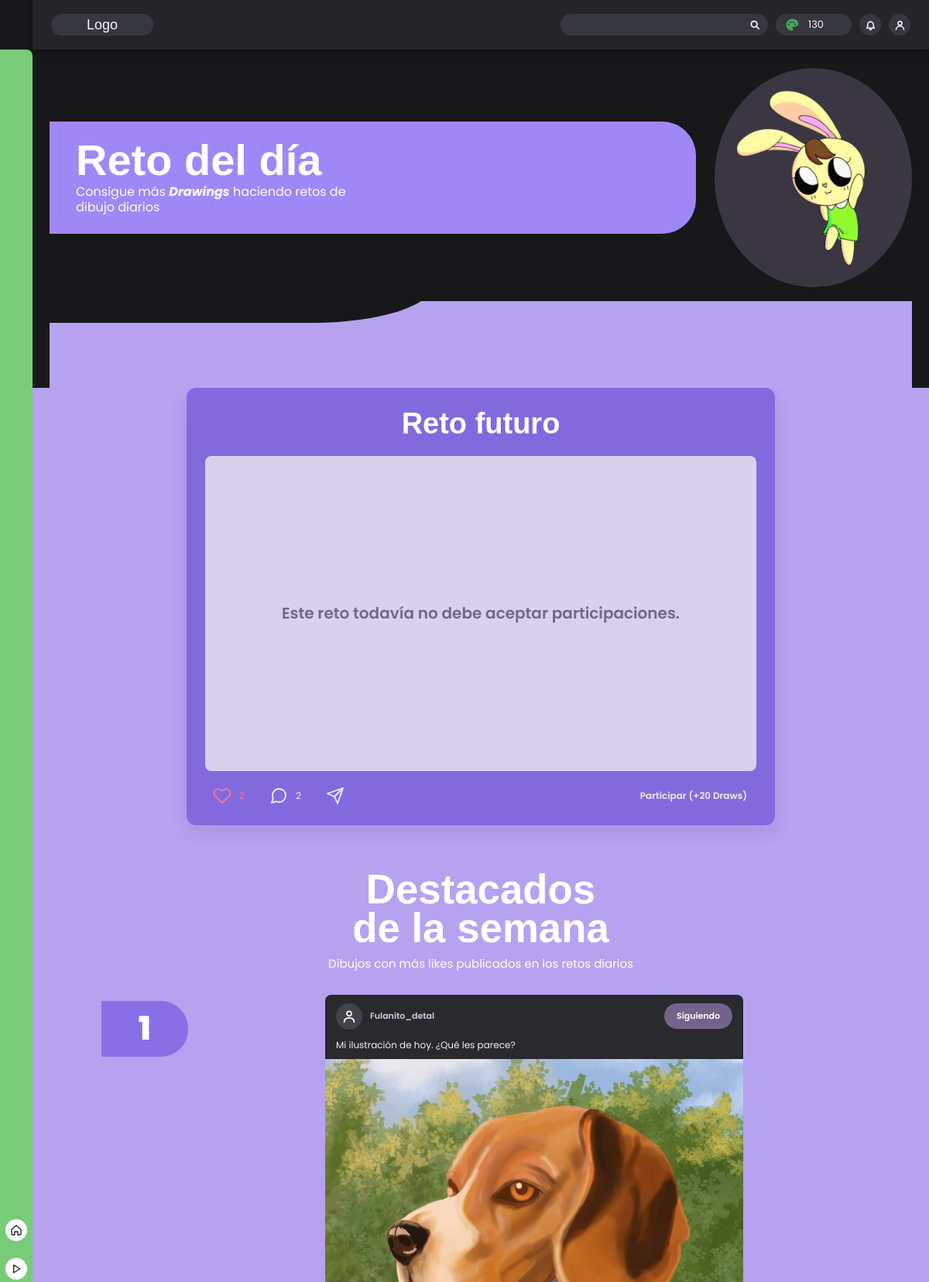
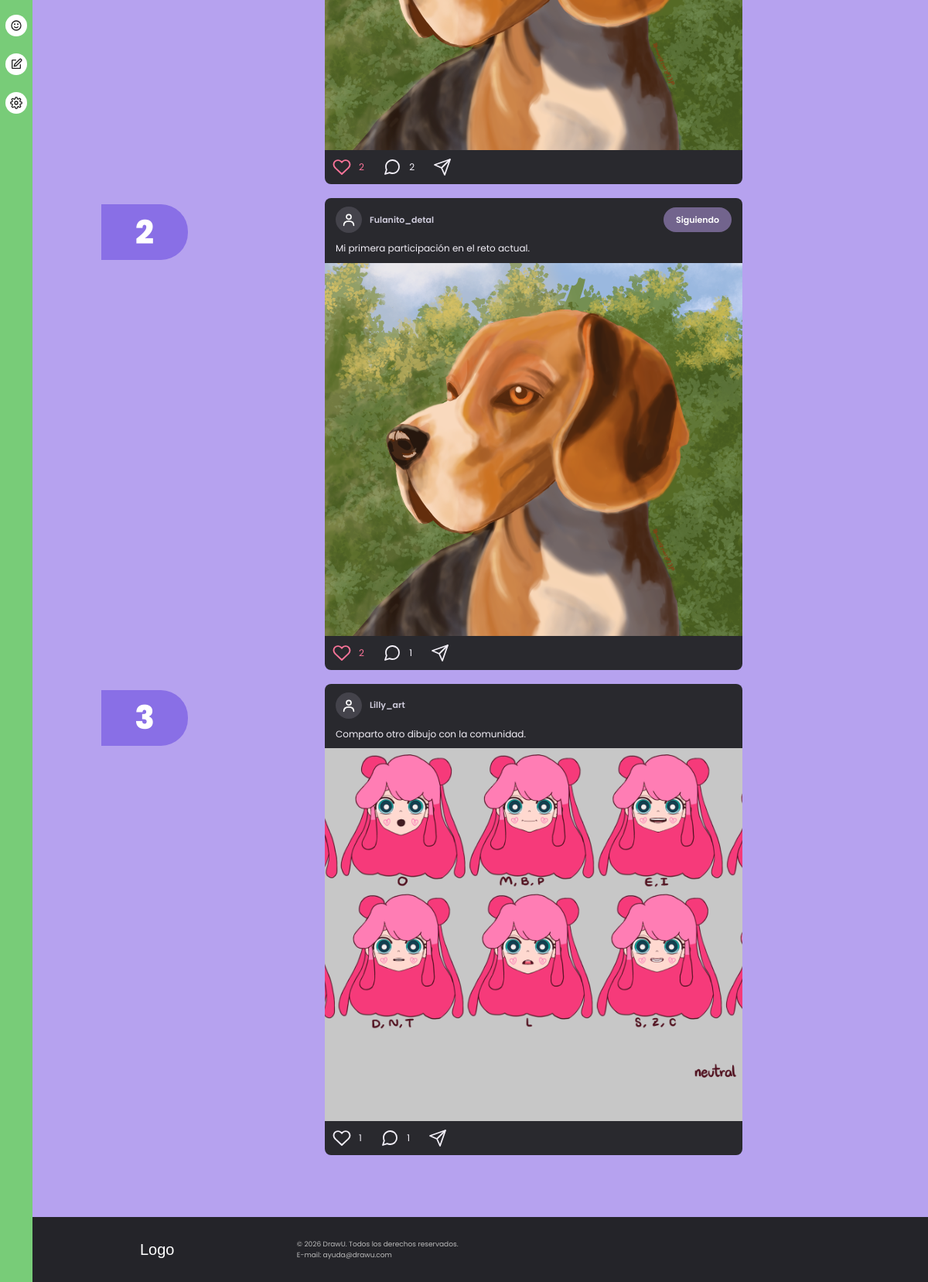
Screenshot of /views/reto_dia.php (signed in) with the database file from the repository (2 pictures, top to bottom).
### tables this page shows
CREATE TABLE retos_del_dia (
    id_reto INT UNSIGNED NOT NULL AUTO_INCREMENT,
    titulo VARCHAR(160) NOT NULL,
    descripcion TEXT DEFAULT NULL,
    ruta_imagen VARCHAR(500) DEFAULT NULL,
    fecha_creacion TIMESTAMP NOT NULL DEFAULT current_timestamp(),
    fecha_inicio DATE NOT NULL,
    fecha_fin DATE NOT NULL,
    PRIMARY KEY (id_reto),
    CONSTRAINT chk_reto_fechas
        CHECK (fecha_fin >= fecha_inicio)
);

### views/conexion.php (called while the page is built, shortened)
<?php
function conexion(): PDO
{
    static $pdo = null;
    if ($pdo instanceof PDO) {
        return $pdo;
    }
    $config = [
        'host' => '127.0.0.1',
        'port' => PUERTO_DANI,
        'db'   => 'drawu',
        'user' => 'root',
        'pass' => PASS_DANI,
    ];
    $dsn = sprintf(
        'mysql:host=%s;port=%d;dbname=%s;charset=utf8mb4',
        $config['host'],
        (int) $config['port'],
        $config['db']
    );
    $pdo = new PDO($dsn, $config['user'], $config['pass'], [
        PDO::ATTR_ERRMODE            => PDO::ERRMODE_EXCEPTION,
        PDO::ATTR_DEFAULT_FETCH_MODE => PDO::FETCH_ASSOC,
        PDO::ATTR_EMULATE_PREPARES   => false,
    ]);
    return $pdo;
}

### views/includes/app.php (called while the page is built, shortened)
<?php
require_once __DIR__ . '/../conexion.php';
function e($valor): string
{
    return htmlspecialchars((string) $valor, ENT_QUOTES, 'UTF-8');
}
function url(?string $ruta): string
{
    $ruta = trim((string) $ruta);
    if ($ruta === '') {
        return '';
    }
    return '../' . ltrim($ruta, './');
}
function idUsuarioActual(): ?int
{
    return isset($_SESSION['id_usuario']) ? (int) $_SESSION['id_usuario'] : null;
}
function usuarioActual(bool $recargar = false): ?array
{
    static $usuario = null;
    $id = idUsuarioActual();
    if ($usuario === null || $recargar) {
        $usuario = obtenerUsuario($id) ?: null;
    }
    return $usuario;
}
function obtenerUsuario(int $idUsuario): ?array
{
    $consulta = conexion()->prepare('CALL sp_drawu_obtener_usuario(?)');
    try {
        $consulta->execute([$idUsuario]);
        return $consulta->fetch(PDO::FETCH_ASSOC) ?: null;
    } finally {
        $consulta->closeCursor();
    }
}
function requerirLogin(bool $exigirMascota = true): array
{
    $usuario = usuarioActual();
    return $usuario;
}
function obtenerPublicaciones(array $filtros = [], int $limite = 20): array
{
    $yo = idUsuarioActual() ?? 0;
    $donde = [
        'NOT EXISTS (
            SELECT 1 FROM bloqueos b
            WHERE b.id_bloqueador = :yo_b
            AND b.id_bloqueado = p.id_usuario
        )',
        "(p.id_comunidad IS NULL
          OR p.comunidad_privacidad = 'publica'
          OR EXISTS (
              SELECT 1 FROM comunidades_usuarios cu
              WHERE cu.id_comunidad = p.id_comunidad
              AND cu.id_usuario = :yo_m
          ))"
    ];
    $parametros = [
        ':yo_b' => $yo,
        ':yo_m' => $yo,
        ':yo_l' => $yo,
        ':yo_s' => $yo
    ];
    foreach (['id_comunidad', 'id_usuario', 'id_reto'] as $campo) {
        if (!empty($filtros[$campo])) {
            $donde[] = "p.$campo = :$campo";
            $parametros[":$campo"] = (int) $filtros[$campo];
        }
    }
    if (!empty($filtros['solo_con_imagen'])) {
        $donde[] = "p.ruta_imagen IS NOT NULL
                    AND p.ruta_imagen <> ''";
    }
    $orden = ($filtros['orden'] ?? 'recientes') === 'likes'
        ? 'p.total_likes DESC, p.fecha_publicacion DESC'
        : 'p.fecha_publicacion DESC, p.id_publicacion DESC';
    $limite = max(1, (int) $limite);
    $sql = "SELECT
                p.*,
                EXISTS (
                    SELECT 1 FROM likes_publicaciones l
                    WHERE l.id_publicacion = p.id_publicacion
                    AND l.id_usuario = :yo_l
                ) AS liked,
                EXISTS (
                    SELECT 1 FROM seguimientos s
                    WHERE s.id_seguidor = :yo_s
                    AND s.id_seguido = p.id_usuario
                ) AS siguiendo
            FROM vista_publicaciones_detalle p
            WHERE " . implode(' AND ', $donde) . "
            ORDER BY $orden
            LIMIT $limite";
    $consulta = conexion()->prepare($sql);
    $consulta->execute($parametros);
    return $consulta->fetchAll();
}
function obtenerRetoActual(): ?array
{
    $consulta = conexion()->prepare('CALL sp_drawu_obtener_reto_actual()');
    try {
        $consulta->execute();
        return $consulta->fetch(PDO::FETCH_ASSOC) ?: null;
    } finally {
        $consulta->closeCursor();
    }
}

### views/reto_dia.php (the view, shortened to what this page needs)
<?php
require_once __DIR__ . '/includes/app.php';
$usuario = requerirLogin();
$retoDb = obtenerRetoActual();
$idRetoActual = $retoDb ? (int) $retoDb['id_reto'] : 0;
$retoDelDia = [
    'id' => $idRetoActual ?: 'reto-kirby-paisaje',
    'titulo' => $retoDb['titulo'] ?? 'Reto: Kirby paisaje',
    'descripcion' => $retoDb['descripcion'] ?? 'Consigue más Drawings haciendo retos de dibujo diarios.',
    'imagen_reto' => url($retoDb['ruta_imagen'] ?? ''),
    'imagen_personaje' => url($usuario['mascota_imagen'] ?? ''),
];
$destacados = $idRetoActual > 0
    ? obtenerPublicaciones(['id_reto' => $idRetoActual, 'orden' => 'likes'], 6)
    : [];
if (empty($destacados)) {
    $destacados = obtenerPublicaciones(['solo_con_imagen' => true, 'orden' => 'likes'], 3);
}
$postPrincipal = $destacados[0] ?? null;
$idPostPrincipal = $postPrincipal ? (int) $postPrincipal['id_publicacion'] : 0;
$likesPrincipal = $postPrincipal ? (int) $postPrincipal['total_likes'] : 0;
$comentariosPrincipal = $postPrincipal ? (int) $postPrincipal['total_comentarios'] : 0;
$likedPrincipal = !empty($postPrincipal['liked']);
?>
<!DOCTYPE html>
<html lang="es">
<head>
    <link
        href="https://cdn.jsdelivr.net/npm/bootstrap@5.3.8/dist/css/bootstrap.min.css"
        rel="stylesheet"
    >
    <link rel="stylesheet" href="../assets/css/style.css?v=<?= filemtime(__DIR__ . '/../assets/css/style.css') ?>">
    <link rel="stylesheet" href="../assets/css/reto_dia.css?v=<?= filemtime(__DIR__ . '/../assets/css/reto_dia.css') ?>">
</head>
<body class="reto-page">
    <?php include __DIR__ . '/includes/header/header.php'; ?>
    <?php include __DIR__ . '/includes/navbar.php'; ?>
    <main
        class="reto-main"
        id="paginaRetoDia"
        data-reto-id="<?= e($retoDelDia['id']) ?>"
    >
        <section class="reto-hero">
            <div class="reto-hero-top">
                <div class="reto-hero-copy">
                    <h1 style="color: white">Reto del día</h1>
                    <p>
                        Consigue más <em>Drawings</em>
                        haciendo retos de dibujo diarios
                    </p>
                </div>
                <div class="reto-hero-character">
                    <?php if ($retoDelDia['imagen_personaje'] !== ''): ?>
                        <img
                            src="<?= e($retoDelDia['imagen_personaje']) ?>"
                            alt="Personaje elegido del reto"
                            loading="lazy"
                            data-asset-opcional
                        >
                    <?php else: ?>
                        <span>Imagen del personaje elegido</span>
                    <?php endif; ?>
                </div>
            </div>
            <div class="reto-hero-wave" aria-hidden="true"></div>
        </section>
        <section class="reto-card-wrap">
            <article class="reto-card">
                <h2 style="color:white">
                    <?= e($retoDelDia['titulo']) ?>
                </h2>
                <div class="reto-card-media">
                    <?php if ($retoDelDia['imagen_reto'] !== ''): ?>
                        <img
                            src="<?= e($retoDelDia['imagen_reto']) ?>"
                            alt="<?= e($retoDelDia['titulo']) ?>"
                            loading="lazy"
                            data-asset-opcional
                        >
                    <?php else: ?>
                        <div class="reto-card-placeholder">
                            <?= e($retoDelDia['descripcion']) ?>
                        </div>
                    <?php endif; ?>
                </div>
                <footer class="reto-card-actions">
                    <?php if ($idPostPrincipal > 0): ?>
                        <button
                            type="button"
                            class="reto-action reto-like<?= $likedPrincipal ? ' liked' : '' ?>"
                            data-action="like"
                            data-post-id="<?= $idPostPrincipal ?>"
                            aria-label="Me gusta"
                            aria-pressed="<?= $likedPrincipal ? 'true' : 'false' ?>"
                        >
                            <svg class="reto-icon" aria-hidden="true">
                                <use href="#reto-icon-heart"></use>
                            </svg>
                            <span><?= $likesPrincipal ?></span>
                        </button>
                        <button
                            type="button"
                            class="reto-action"
                            data-action="comment"
                            data-post-id="<?= $idPostPrincipal ?>"
                            aria-label="Abrir comentarios"
                        >
                            <svg class="reto-icon" aria-hidden="true">
                                <use href="#reto-icon-comment"></use>
                            </svg>
                            <span><?= $comentariosPrincipal ?></span>
                        </button>
                    <?php endif; ?>
                    <button
                        type="button"
                        class="reto-action"
                        data-action="share"
                        data-post-id="<?= $idPostPrincipal ?: 'reto' ?>"
                        aria-label="Compartir reto"
                    >
                        <svg class="reto-icon" aria-hidden="true">
                            <use href="#reto-icon-share"></use>
                        </svg>
                    </button>
                    <a
                        href="crear_publi.php?reto=1"
                        class="reto-action"
                        style="margin-left:auto;text-decoration:none;font-weight:600;padding:4px 12px;"
                    >
                        Participar (+20 Draws)
                    </a>
                </footer>
            </article>
        </section>
        <section class="reto-featured">
            <div class="reto-featured-head">
                <h2 style="color:white">Destacados<br>de la semana</h2>
                <p>
                    Dibujos con más likes publicados en los retos diarios
                </p>
            </div>
            <div class="reto-featured-list">
                <?php foreach ($destacados as $indice => $post):
                    $idPost = (int) $post['id_publicacion'];
                    $esMio = ((int) $post['id_usuario'] === $yo);
                    $urlPerfil = $esMio ? 'usuario_propio.php' : ('usuario_externo.php?id=' . (int) $post['id_usuario']);
                    $imgPost = url($post['ruta_imagen']);
                    $liked = !empty($post['liked']);
                    $siguiendo = !empty($post['siguiendo']);
                    $textoPost = trim((string) $post['descripcion']);
                ?>
                    <div class="reto-featured-item">
                        <div class="reto-rank-pill">
                            <?= $indice + 1 ?>
                        </div>
                        <article
                            class="reto-post"
                            data-post-id="<?= $idPost ?>"
                        >
                            <header class="reto-post-header">
                                <a
                                    href="<?= e($urlPerfil) ?>"
                                    class="reto-post-avatar"
                                    aria-label="Ver perfil"
                                >
                                    <svg aria-hidden="true">
                                        <use href="#reto-icon-user"></use>
                                    </svg>
                                </a>
                                <a
                                    href="<?= e($urlPerfil) ?>"
                                    class="reto-post-author"
                                >
                                    <?= e($post['nombre_usuario']) ?>
                                </a>
                                <?php if (!$esMio): ?>
                                    <button
                                        type="button"
                                        class="reto-follow<?= $siguiendo ? ' siguiendo' : '' ?>"
                                        data-user-id="<?= (int) $post['id_usuario'] ?>"
                                        data-author="<?= e($post['nombre_usuario']) ?>"
                                        aria-pressed="<?= $siguiendo ? 'true' : 'false' ?>"
                                    >
                                        <?= $siguiendo ? 'Siguiendo' : 'Seguir' ?>
                                    </button>
                                <?php endif; ?>
                            </header>
                            <?php if ($textoPost !== ''): ?>
                                <p class="reto-post-text">
                                    <?= e($textoPost) ?>
                                </p>
                            <?php endif; ?>
                            <?php if ($imgPost !== ''): ?>
                                <div class="reto-post-image">
                                    <img
                                        src="<?= e($imgPost) ?>"
                                        alt="Ilustración destacada del reto"
                                        loading="lazy"
                                        data-asset-opcional
                                    >
                                </div>
                            <?php endif; ?>
                            <footer class="reto-post-actions">
                                <button
                                    type="button"
                                    class="reto-action reto-like<?= $liked ? ' liked' : '' ?>"
                                    data-action="like"
                                    data-post-id="<?= $idPost ?>"
                                    aria-label="Me gusta"
                                    aria-pressed="<?= $liked ? 'true' : 'false' ?>"
                                >
                                    <svg class="reto-icon" aria-hidden="true">
                                        <use href="#reto-icon-heart"></use>
                                    </svg>
                                    <span><?= (int) $post['total_likes'] ?></span>
                                </button>
                                <button
                                    type="button"
                                    class="reto-action"
                                    data-action="comment"
                                    data-post-id="<?= $idPost ?>"
                                    aria-label="Abrir comentarios"
                                >
                                    <svg class="reto-icon" aria-hidden="true">
                                        <use href="#reto-icon-comment"></use>
                                    </svg>
                                    <span><?= (int) $post['total_comentarios'] ?></span>
                                </button>
                                <button
                                    type="button"
                                    class="reto-action"
                                    data-action="share"
                                    data-post-id="<?= $idPost ?>"
                                    aria-label="Compartir publicación"
                                >
                                    <svg class="reto-icon" aria-hidden="true">
                                        <use href="#reto-icon-share"></use>
                                    </svg>
                                </button>
                            </footer>
                        </article>
                    </div>
                <?php endforeach; ?>
            </div>
        </section>
    </main>
    <?php include __DIR__ . '/includes/footer.php'; ?>
</body>
</html>

### rows the page displays
retos_del_dia: titulo "Reto futuro", descripcion "Este reto todavía no debe aceptar participaciones."

### other values shown
$usuarioHeader['drawings'] "130"
$likesPrincipal "2"
$comentariosPrincipal "2"
$post['nombre_usuario'] "Fulanito_detal"
$textoPost "Mi ilustración de hoy. ¿Qué les parece?"
$post['total_likes'] "2"
$post['total_comentarios'] "2"
$textoPost "Mi primera participación en el reto actual."
$post['total_comentarios'] "1"
$post['nombre_usuario'] "Lilly_art"
$textoPost "Comparto otro dibujo con la comunidad."
$post['total_likes'] "1"
